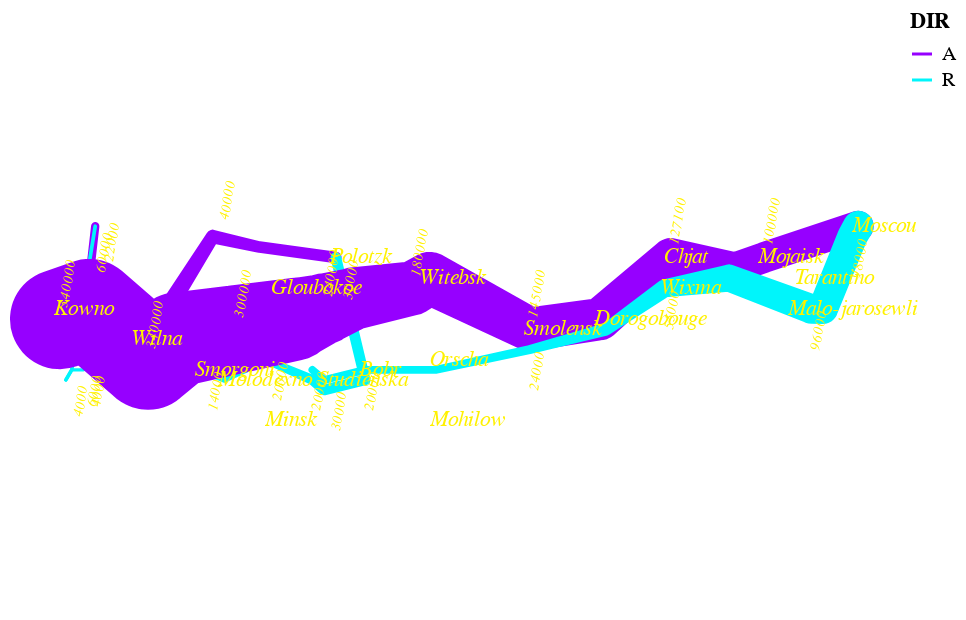

The code cell stored with this chart in its notebook:
### Code cell
final = final_squads_chart + cities_chart + troops_text_chart
final

### Figure 1 — Vega-Lite specification as saved in the notebook (floating-point values rounded to 4 significant figures)
{"config": {"view": {"continuousWidth": 400, "continuousHeight": 300}}, "layer": [{"data": {"name": "data-d60a85fd120d47d8784aa7c58e3c62c4"}, "mark": "trail", "encoding": {"color": {"type": "nominal", "field": "DIR", "scale": {"domain": ["A", "R"], "range": ["#9600ff", "#00f5fb"]}}, "latitude": {"field": "LATP", "type": "quantitative"}, "longitude": {"field": "LONP", "type": "quantitative"}, "size": {"type": "quantitative", "field": "SURV", "legend": null, "scale": {"range": [1, 50]}}}}, {"data": {"name": "data-37039052e4fe4cd7de3ad44fa13d9c04"}, "mark": "trail", "encoding": {"color": {"type": "nominal", "field": "DIR", "scale": {"domain": ["A", "R"], "range": ["#9600ff", "#00f5fb"]}}, "latitude": {"field": "LATP", "type": "quantitative"}, "longitude": {"field": "LONP", "type": "quantitative"}, "size": {"type": "quantitative", "field": "SURV", "legend": null, "scale": {"range": [1, 50]}}}}, {"data": {"name": "data-cc8fc9ce0b678e1a9adea1d4664618e9"}, "mark": "trail", "encoding": {"color": {"type": "nominal", "field": "DIR", "scale": {"domain": ["A", "R"], "range": ["#9600ff", "#00f5fb"]}}, "latitude": {"field": "LATP", "type": "quantitative"}, "longitude": {"field": "LONP", "type": "quantitative"}, "size": {"type": "quantitative", "field": "SURV", "legend": null, "scale": {"range": [1, 50]}}}}, {"data": {"name": "data-09a84a2cca3e202a740f0b269ef96a7e"}, "mark": {"type": "text", "align": "left", "color": "#fff100", "dx": -3, "font": "Cardo", "fontSize": 11, "fontStyle": "italic"}, "encoding": {"latitude": {"field": "LATC", "type": "quantitative"}, "longitude": {"field": "LONC", "type": "quantitative"}, "text": {"type": "nominal", "field": "CITY"}}}, {"data": {"name": "data-e51648ae591cd578b7f3694ce7d35acf"}, "mark": {"type": "text", "angle": 280, "color": "#fff100", "font": "Cardo", "fontSize": 7, "fontStyle": "italic"}, "encoding": {"latitude": {"field": "LATP", "type": "quantitative"}, "longitude": {"field": "LONP", "type": "quantitative"}, "text": {"type": "quantitative", "field": "SURV"}}, "projection": {"type": "mercator"}}], "$schema": "https://vega.github.io/schema/vega-lite/v4.0.2.json", "datasets": {"data-d60a85fd120d47d8784aa7c58e3c62c4": [{"LONP": 24.0, "LATP": 55.2, "SURV": 22000, "DIR": "A", "DIV": 3}, {"LONP": 24.5, "LATP": 55.3, "SURV": 22000, "DIR": "A", "DIV": 3}, {"LONP": 24.6, "LATP": 55.8, "SURV": 6000, "DIR": "R", "DIV": 3}, {"LONP": 24.2, "LATP": 54.4, "SURV": 6000, "DIR": "R", "DIV": 3}, {"LONP": 24.1, "LATP": 54.3, "SURV": 6000, "DIR": "R", "DIV": 3}, {"LONP": 24.6, "LATP": 55.8, "SURV": 22000, "DIR": "A", "DIV": 3}], "data-37039052e4fe4cd7de3ad44fa13d9c04": [{"LONP": 24.0, "LATP": 55.1, "SURV": 60000, "DIR": "A", "DIV": 2}, {"LONP": 24.5, "LATP": 55.2, "SURV": 60000, "DIR": "A", "DIV": 2}, {"LONP": 25.5, "LATP": 54.7, "SURV": 60000, "DIR": "A", "DIV": 2}, {"LONP": 26.6, "LATP": 55.7, "SURV": 40000, "DIR": "A", "DIV": 2}, {"LONP": 27.4, "LATP": 55.6, "SURV": 33000, "DIR": "A", "DIV": 2}, {"LONP": 28.7, "LATP": 55.5, "SURV": 30000, "DIR": "R", "DIV": 2}, {"LONP": 29.2, "LATP": 54.3, "SURV": 30000, "DIR": "R", "DIV": 2}, {"LONP": 28.5, "LATP": 54.2, "SURV": 30000, "DIR": "R", "DIV": 2}, {"LONP": 28.3, "LATP": 54.3, "SURV": 28000, "DIR": "R", "DIV": 2}, {"LONP": 27.5, "LATP": 54.5, "SURV": 20000, "DIR": "R", "DIV": 2}, {"LONP": 26.8, "LATP": 54.3, "SURV": 12000, "DIR": "R", "DIV": 2}, {"LONP": 26.4, "LATP": 54.4, "SURV": 14000, "DIR": "R", "DIV": 2}, {"LONP": 24.6, "LATP": 54.5, "SURV": 8000, "DIR": "R", "DIV": 2}, {"LONP": 24.4, "LATP": 54.4, "SURV": 4000, "DIR": "R", "DIV": 2}, {"LONP": 24.2, "LATP": 54.4, "SURV": 4000, "DIR": "R", "DIV": 2}, {"LONP": 24.1, "LATP": 54.3, "SURV": 4000, "DIR": "R", "DIV": 2}, {"LONP": 28.7, "LATP": 55.5, "SURV": 33000, "DIR": "A", "DIV": 2}], "data-cc8fc9ce0b678e1a9adea1d4664618e9": [{"LONP": 24.0, "LATP": 54.9, "SURV": 340000, "DIR": "A", "DIV": 1}, {"LONP": 24.5, "LATP": 55.0, "SURV": 340000, "DIR": "A", "DIV": 1}, {"LONP": 25.5, "LATP": 54.5, "SURV": 340000, "DIR": "A", "DIV": 1}, {"LONP": 26.0, "LATP": 54.7, "SURV": 320000, "DIR": "A", "DIV": 1}, {"LONP": 27.0, "LATP": 54.8, "SURV": 300000, "DIR": "A", "DIV": 1}, {"LONP": 28.0, "LATP": 54.9, "SURV": 280000, "DIR": "A", "DIV": 1}, {"LONP": 28.5, "LATP": 55.0, "SURV": 240000, "DIR": "A", "DIV": 1}, {"LONP": 29.0, "LATP": 55.1, "SURV": 210000, "DIR": "A", "DIV": 1}, {"LONP": 30.0, "LATP": 55.2, "SURV": 180000, "DIR": "A", "DIV": 1}, {"LONP": 30.3, "LATP": 55.3, "SURV": 175000, "DIR": "A", "DIV": 1}, {"LONP": 32.0, "LATP": 54.8, "SURV": 145000, "DIR": "A", "DIV": 1}, {"LONP": 33.2, "LATP": 54.9, "SURV": 140000, "DIR": "A", "DIV": 1}, {"LONP": 34.4, "LATP": 55.5, "SURV": 127100, "DIR": "A", "DIV": 1}, {"LONP": 35.5, "LATP": 55.4, "SURV": 100000, "DIR": "A", "DIV": 1}, {"LONP": 36.0, "LATP": 55.5, "SURV": 100000, "DIR": "A", "DIV": 1}, {"LONP": 37.6, "LATP": 55.8, "SURV": 100000, "DIR": "R", "DIV": 1}, {"LONP": 37.5, "LATP": 55.7, "SURV": 98000, "DIR": "R", "DIV": 1}, {"LONP": 37.0, "LATP": 55.0, "SURV": 97000, "DIR": "R", "DIV": 1}, {"LONP": 36.8, "LATP": 55.0, "SURV": 96000, "DIR": "R", "DIV": 1}, {"LONP": 35.4, "LATP": 55.3, "SURV": 87000, "DIR": "R", "DIV": 1}, {"LONP": 34.3, "LATP": 55.2, "SURV": 55000, "DIR": "R", "DIV": 1}, {"LONP": 33.3, "LATP": 54.8, "SURV": 37000, "DIR": "R", "DIV": 1}, {"LONP": 32.0, "LATP": 54.6, "SURV": 24000, "DIR": "R", "DIV": 1}, {"LONP": 30.4, "LATP": 54.4, "SURV": 20000, "DIR": "R", "DIV": 1}, {"LONP": 29.2, "LATP": 54.4, "SURV": 20000, "DIR": "R", "DIV": 1}, {"LONP": 28.5, "LATP": 54.3, "SURV": 20000, "DIR": "R", "DIV": 1}, {"LONP": 28.3, "LATP": 54.4, "SURV": 20000, "DIR": "R", "DIV": 1}, {"LONP": 37.6, "LATP": 55.8, "SURV": 100000, "DIR": "A", "DIV": 1}], "data-09a84a2cca3e202a740f0b269ef96a7e": [{"LONC": 24.0, "LATC": 55.0, "CITY": "Kowno"}, {"LONC": 25.3, "LATC": 54.7, "CITY": "Wilna"}, {"LONC": 26.4, "LATC": 54.4, "CITY": "Smorgoni"}, {"LONC": 26.8, "LATC": 54.3, "CITY": "Molodexno"}, {"LONC": 27.7, "LATC": 55.2, "CITY": "Gloubokoe"}, {"LONC": 27.6, "LATC": 53.9, "CITY": "Minsk"}, {"LONC": 28.5, "LATC": 54.3, "CITY": "Studienska"}, {"LONC": 28.7, "LATC": 55.5, "CITY": "Polotzk"}, {"LONC": 29.2, "LATC": 54.4, "CITY": "Bobr"}, {"LONC": 30.2, "LATC": 55.3, "CITY": "Witebsk"}, {"LONC": 30.4, "LATC": 54.5, "CITY": "Orscha"}, {"LONC": 30.4, "LATC": 53.9, "CITY": "Mohilow"}, {"LONC": 32.0, "LATC": 54.8, "CITY": "Smolensk"}, {"LONC": 33.2, "LATC": 54.9, "CITY": "Dorogobouge"}, {"LONC": 34.3, "LATC": 55.2, "CITY": "Wixma"}, {"LONC": 34.4, "LATC": 55.5, "CITY": "Chjat"}, {"LONC": 36.0, "LATC": 55.5, "CITY": "Mojaisk"}, {"LONC": 37.6, "LATC": 55.8, "CITY": "Moscou"}, {"LONC": 36.6, "LATC": 55.3, "CITY": "Tarantino"}, {"LONC": 36.5, "LATC": 55.0, "CITY": "Malo-jarosewli"}], "data-e51648ae591cd578b7f3694ce7d35acf": [{"LONP": 24.13, "LATP": 55.25, "SURV": 340000, "DIR": "A", "DIV": 1}, {"LONP": 25.63, "LATP": 54.85, "SURV": 340000, "DIR": "A", "DIV": 1}, {"LONP": 27.13, "LATP": 55.15, "SURV": 300000, "DIR": "A", "DIV": 1}, {"LONP": 28.63, "LATP": 55.35, "SURV": 240000, "DIR": "A", "DIV": 1}, {"LONP": 30.13, "LATP": 55.55, "SURV": 180000, "DIR": "A", "DIV": 1}, {"LONP": 32.13, "LATP": 55.15, "SURV": 145000, "DIR": "A", "DIV": 1}, {"LONP": 34.53, "LATP": 55.85, "SURV": 127100, "DIR": "A", "DIV": 1}, {"LONP": 36.13, "LATP": 55.85, "SURV": 100000, "DIR": "A", "DIV": 1}, {"LONP": 37.63, "LATP": 55.49, "SURV": 98000, "DIR": "R", "DIV": 1}, {"LONP": 36.93, "LATP": 54.79, "SURV": 96000, "DIR": "R", "DIV": 1}, {"LONP": 34.43, "LATP": 54.99, "SURV": 55000, "DIR": "R", "DIV": 1}, {"LONP": 32.13, "LATP": 54.39, "SURV": 24000, "DIR": "R", "DIV": 1}, {"LONP": 29.33, "LATP": 54.19, "SURV": 20000, "DIR": "R", "DIV": 1}, {"LONP": 28.43, "LATP": 54.19, "SURV": 20000, "DIR": "R", "DIV": 1}, {"LONP": 24.76, "LATP": 55.55, "SURV": 60000, "DIR": "A", "DIV": 2}, {"LONP": 26.86, "LATP": 56.05, "SURV": 40000, "DIR": "A", "DIV": 2}, {"LONP": 28.96, "LATP": 55.29, "SURV": 30000, "DIR": "R", "DIV": 2}, {"LONP": 28.76, "LATP": 53.99, "SURV": 30000, "DIR": "R", "DIV": 2}, {"LONP": 27.76, "LATP": 54.29, "SURV": 20000, "DIR": "R", "DIV": 2}, {"LONP": 26.66, "LATP": 54.19, "SURV": 14000, "DIR": "R", "DIV": 2}, {"LONP": 24.66, "LATP": 54.19, "SURV": 4000, "DIR": "R", "DIV": 2}, {"LONP": 24.36, "LATP": 54.09, "SURV": 4000, "DIR": "R", "DIV": 2}, {"LONP": 24.89, "LATP": 55.65, "SURV": 22000, "DIR": "A", "DIV": 3}, {"LONP": 24.59, "LATP": 54.19, "SURV": 6000, "DIR": "R", "DIV": 3}]}}
